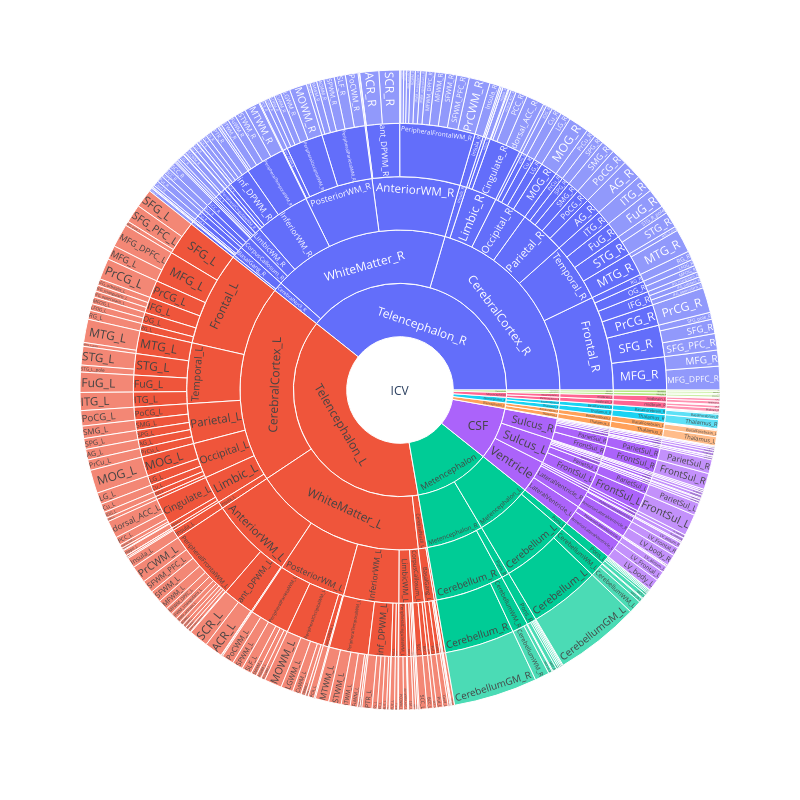

Notebook source saved alongside this figure:
### Code cell
# Make a sunburst plot
fig = px.sunburst(subjectData, path=['icv', 'level1', 'level2', 'level3', 'level4', 'roi'],
                  values='comp', width=800, height=800)
fig.show()

### Figure 1 — Plotly figure (JSON) as saved in the notebook; plotly's stock layout.template omitted (floating-point values rounded to 4 significant figures; data arrays with more than 128 entries replaced by an {"elided": "..."} marker saying what was removed)
{"data": [{"branchvalues": "total", "domain": {"x": [0, 1], "y": [0, 1]}, "hovertemplate": "labels=%{label}<br>comp=%{value}<br>parent=%{parent}<br>id=%{id}<extra></extra>", "ids": {"elided": "503 str values"}, "labels": {"elided": "503 str values"}, "name": "", "parents": {"elided": "503 str values"}, "type": "sunburst", "values": {"elided": "503 float values"}}], "layout": {"height": 800, "legend": {"tracegroupgap": 0}, "margin": {"t": 60}, "width": 800}}
